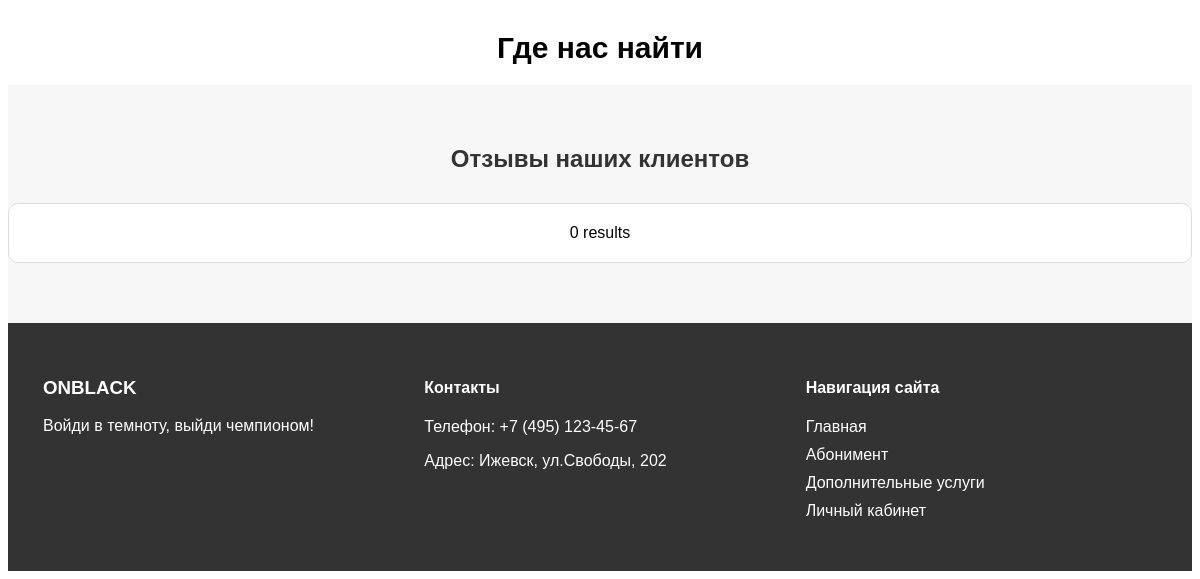
Before: / (lower part) with the older database file.
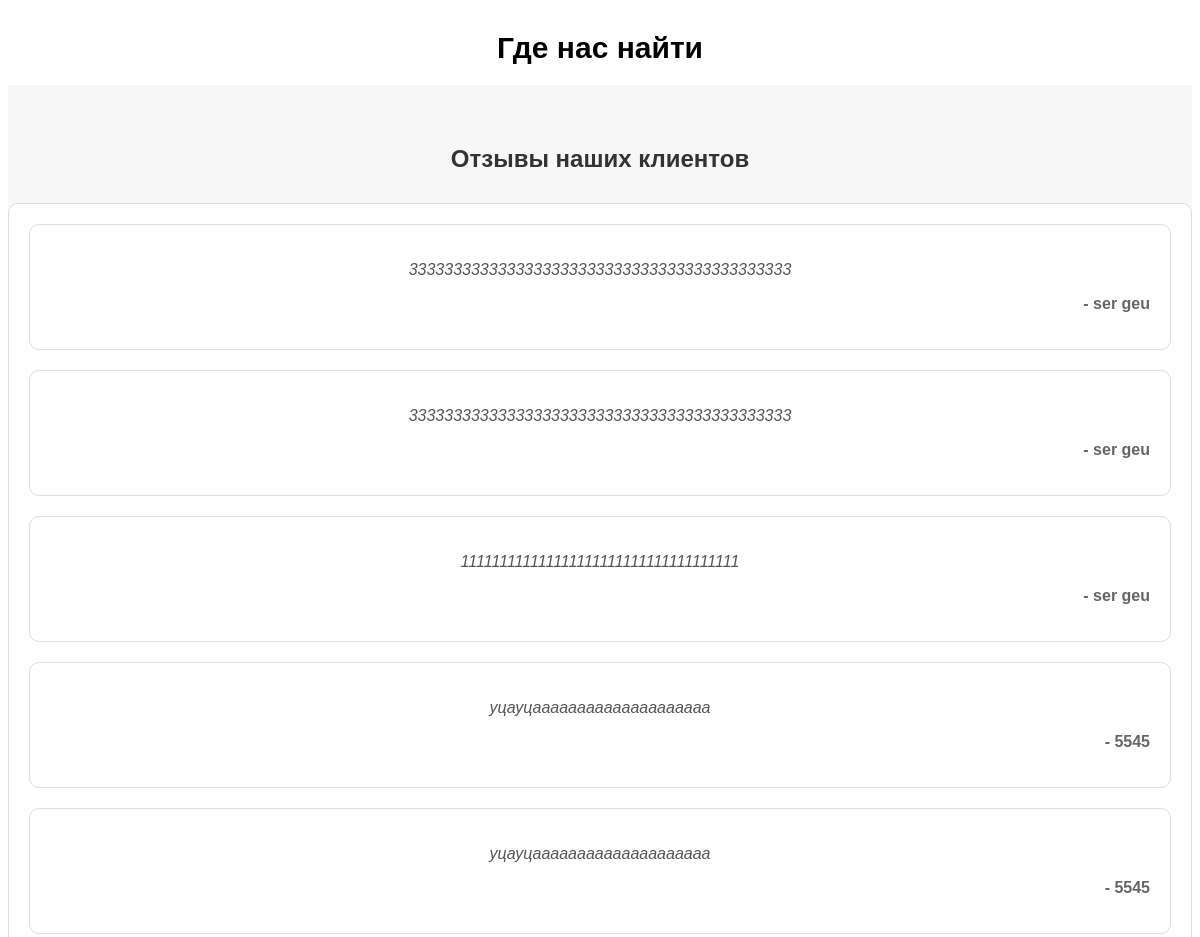
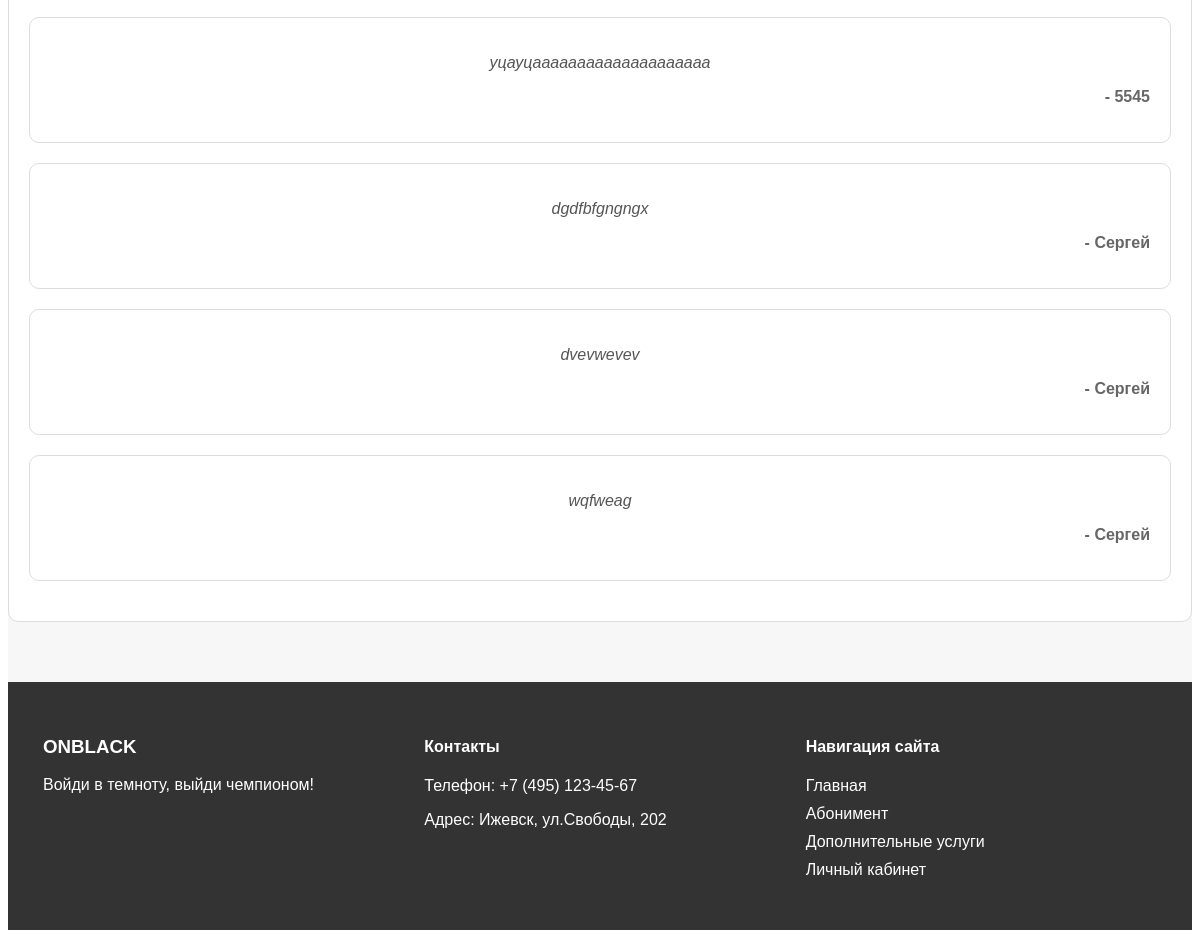
After: the same page with the newer database file (2 pictures, top to bottom).
### tables this page shows
CREATE TABLE `reviews` (
  `id` int NOT NULL,
  `name` varchar(255) NOT NULL,
  `email` varchar(255) NOT NULL,
  `review` text NOT NULL,
  `created_at` timestamp NULL DEFAULT CURRENT_TIMESTAMP
);

### index.php (the view, shortened to what this page needs)
<!DOCTYPE html>
<html lang="en">
<head>
</head>
<body>
	<div class="map">
		<h1 class="mapp">Где нас найти</h1>
	</div>
  <section id="testimonials">
  <div class="containeer">
    <h2>Отзывы наших клиентов</h2>
    <div class="testimonials-slider">
      <div class="testimonial-item">
  <?php
$servername = "localhost";
$username = "k92972ks_onblack";
$password = "33*ONBLACk";
$dbname = "k92972ks_onblack";
$conn = new mysqli($servername, $username, $password, $dbname);
$sql = "SELECT name, review, created_at FROM reviews ORDER BY created_at DESC";
$result = $conn->query($sql);
if ($result->num_rows > 0) {
    while($row = $result->fetch_assoc()) {
        echo "<div class='testimonial-item'>";
        echo "<p class='testimonial-text'>". $row["review"]. "</p>";
        echo "<p class='testimonial-author'>- ". $row["name"]. "</p>";
        echo "</div>";
    }
} else {
    echo "0 results";
}
?>
  </div>
</section>
	<footer>
  		<div class="con">
  		  <div class="roww">
  		    <div class="col-md-4">
  		      <h3>ONBLACK</h3>
  		      <p>Войди в темноту, выйди чемпионом!</p>
  		    </div>
  		    <div class="col-md-4">
  		      <h4>Контакты</h4>
				<p>Телефон: +7 (495) 123-45-67</p>
  		      	<p>Адрес: Ижевск, ул.Свободы, 202</p>
  		    </div>
  		    <div class="col-md-4">
  		      <h4>Навигация сайта</h4>
  		        <ul>
  		          <li><a href="index.php">Главная</a></li>
  		          <li><a href="abb.php">Абонимент</a></li>
  		          <li><a href="dop_uslugi.php">Дополнительные услуги</a></li>
  		          <li><a href="login.php">Личный кабинет</a></li>
  		        </ul>
  		    </div>
  		  </div>
  		</div>
	</footer>
</body>
</html>

### index.php (style rules this page uses)
#testimonials { background-color: #f7f7f7; padding: 40px 0; text-align: center; }
#testimonials h2 { color: #333; margin-bottom: 30px; }
.testimonials-slider { display: flex; flex-direction: column; }
.testimonial-item { background-color: white; border: 1px solid #ddd; padding: 20px; margin-bottom: 20px; border-radius: 10px; }
.testimonial-text { font-style: italic; color: #555; }
.testimonial-author { text-align: right; color: #666; margin-top: 10px; font-weight: bold; }
body { font-family: 'Montserrat', sans-serif; }
footer { background-color: #333; color: #fff; padding: 20px; clear: both; }
.roww { display: flex; }
.col-md-4 { width: 33.33%; margin: 15px; }
ul { list-style: none; padding: 0; margin: 0; }
li { margin-bottom: 10px; }
a { color: #fff; text-decoration: none; }
.mapp { text-align: center; color: #000000; font-size: 30px; }

Changed rows visible on the page:
added reviews: review "3333333333333333333333333333333333333333333", name "ser geu"
added reviews: review "3333333333333333333333333333333333333333333", name "ser geu"
added reviews: review "111111111111111111111111111111111111", name "ser geu"
added reviews: review "уцауцаааааааааааааааааааа", name "5545"
added reviews: review "уцауцаааааааааааааааааааа", name "5545"
added reviews: review "уцауцаааааааааааааааааааа", name "5545"
added reviews: review "dgdfbfgngngx", name "Сергей"
added reviews: review "dvevwevev", name "Сергей"
added reviews: review "wqfweag", name "Сергей"
Other visible differences:
text no longer shown: "0 results"
